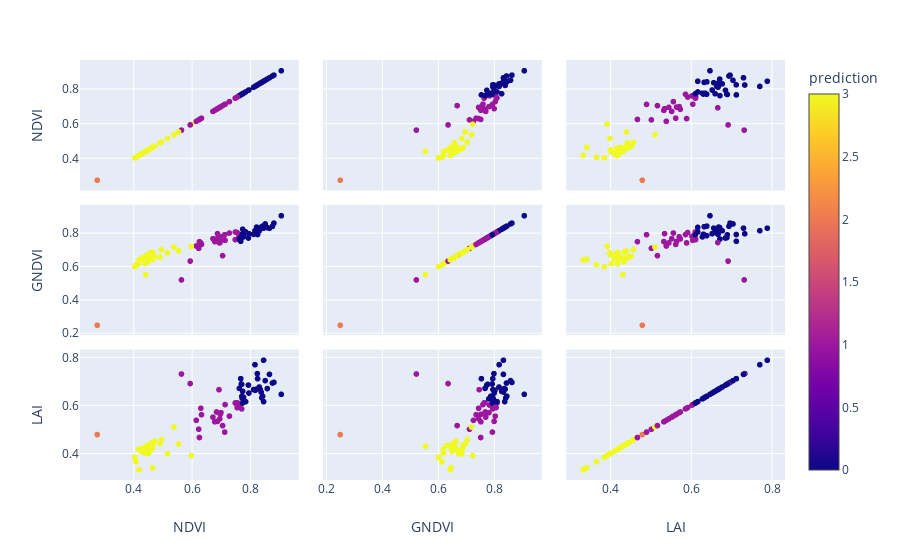

This figure's notebook cell:
### Code cell
px.scatter_matrix(data_frame=vegi1Scatter_pd
                  , dimensions=vegi1InputCols
                  , color="prediction"
                 )
